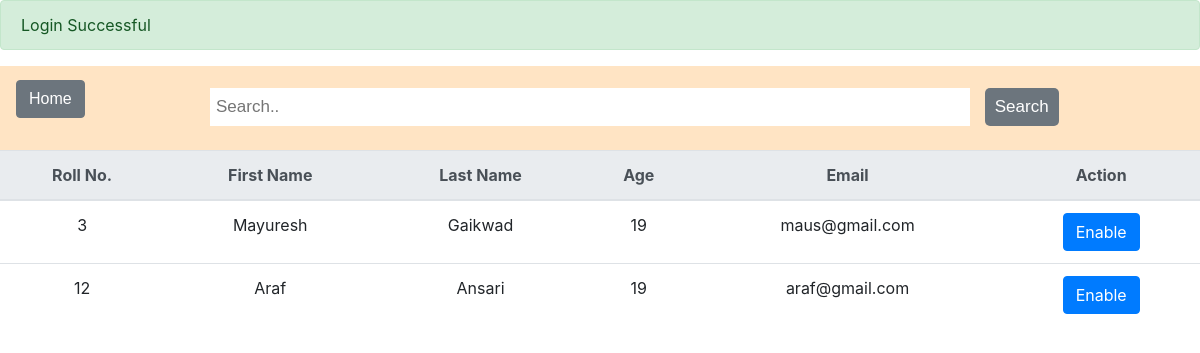
/general/disable/disable_list.php (signed in), run on the app's committed database.
### tables this page shows
CREATE TABLE `disable_table` (
  `id` int(100) NOT NULL,
  `roll_no` int(100) NOT NULL,
  `first_name` text NOT NULL,
  `middle_name` text NOT NULL,
  `surname` text NOT NULL,
  `age` int(100) NOT NULL,
  `email` varchar(100) NOT NULL,
  `branch` text NOT NULL,
  `year` text NOT NULL,
  `address` text NOT NULL,
  `state` text NOT NULL,
  `pincode` int(100) NOT NULL,
  `phone_no` int(10) NOT NULL,
  `parent_phone_no` int(10) NOT NULL
);

### general/disable/disable_list.php (the view, shortened to what this page needs)
<!DOCTYPE html>
<html lang="en">
<head>
    <link rel="stylesheet" href="https://maxcdn.bootstrapcdn.com/bootstrap/4.0.0-beta.3/css/bootstrap.min.css">
    <link rel="stylesheet" href="../browse/browse_style.css">
</head>
<body>
    <?php
        require_once "../../connect_to_db.php";
    ?>
    <?php if (isset($_SESSION["msg"]) && isset($_SESSION["logged"])) : ?>
        <div class="alert alert-<?= $_SESSION["msg_type"] ?>">
            <?php
                echo $_SESSION["msg"];
            ?>
        </div>
    <?php endif; ?>
    <div class="topnav">
        <div class="search-container">
            <form action="disable_list.php" method="post">
                <a href="../../homepage.php" class="btn btn-secondary" style="float: left;">Home</a>
                <input type="text" placeholder="Search.." name="search_keyword">
                <button type="submit" class="search-btn btn-secondary btn" name="search_btn">Search</button>
            </form>
        </div>
    </div>
    <?php
    if (isset($_POST["search_keyword"])) {
        $search_keyword = $_POST["search_keyword"];
        $result = mysqli_query($conn, "SELECT * FROM disable_table WHERE roll_no='$search_keyword' OR first_name LIKE '%$search_keyword%' OR surname LIKE '%$search_keyword%' OR Email LIKE '%$search_keyword%'");
    } else {
        $result = mysqli_query($conn, "SELECT * FROM disable_table");
    }
    ?>
    <div class="justify-content-center">
        <table class="table text-center">
            <thead class="thead-light">
                <tr>
                    <th>Roll No.</th>
                    <th>First Name</th>
                    <th>Last Name</th>
                    <th>Age</th>
                    <th>Email</th>
                    <th>Action</th>
                </tr>
            </thead>
            <?php while ($row = mysqli_fetch_assoc($result)) : ?>
                <tr>
                    <td><?php echo $row["roll_no"]; ?></td>
                    <td><?php echo $row["first_name"]; ?></td>
                    <td><?php echo $row["surname"]; ?></td>
                    <td><?php echo $row["age"]; ?></td>
                    <td><?php echo $row["email"]; ?></td>
                    <td><a href="<?php echo "enable.php?id=".$row["id"]; ?>" class="btn btn-primary">Enable</a></td>
                </tr>
            <?php endwhile; ?>
        </table>
    </div>
</body>
</html>

### general/browse/browse_style.css (style rules this page uses)
.topnav { overflow: hidden; background-color: bisque; width: 100%; }
.topnav { display: block; color: black; text-align: center; padding: 14px 16px; text-decoration: none; font-size: 17px; font-family: Arial, Helvetica, sans-serif; }
.topnav input[type=text] { padding: 6px; margin-top: 8px; margin-right: 10px; font-size: 17px; border: none; width: 95vh; }
.topnav .search-container .search-btn { padding: 6px 10px; margin-bottom: 10px; margin-top: 8px; font-size: 17px; border: none; cursor: pointer; border-radius: 5px; }

### data on the page
disable_table: roll_no "3", first_name "Mayuresh", surname "Gaikwad", age "19", email "maus@gmail.com"
disable_table: roll_no "12", first_name "Araf", surname "Ansari", age "19", email "araf@gmail.com"

### other printed values
$_SESSION["msg"] "Login Successful"
